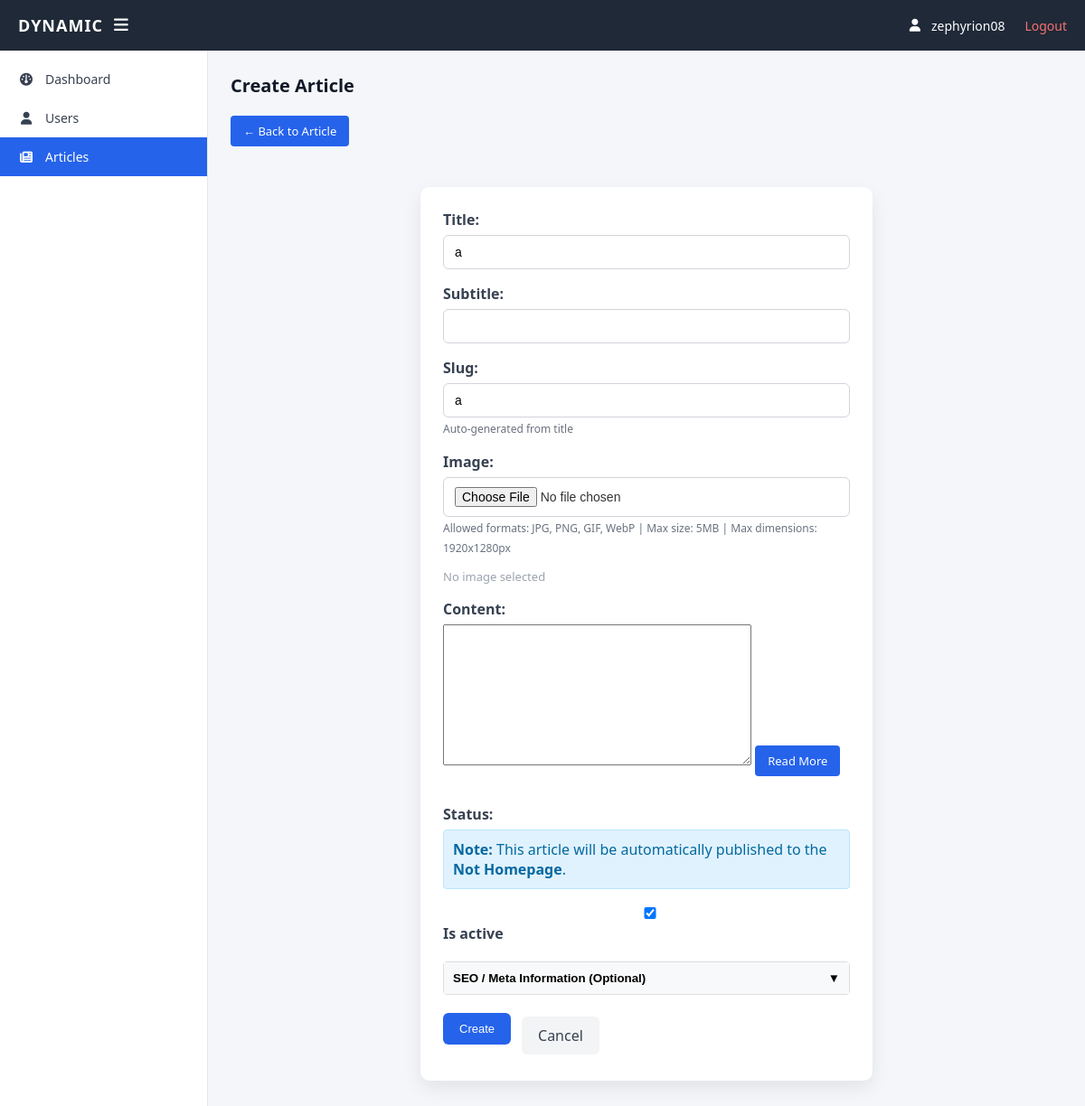
Page /articles/article/edit/a/ (signed in) on the earlier database version.
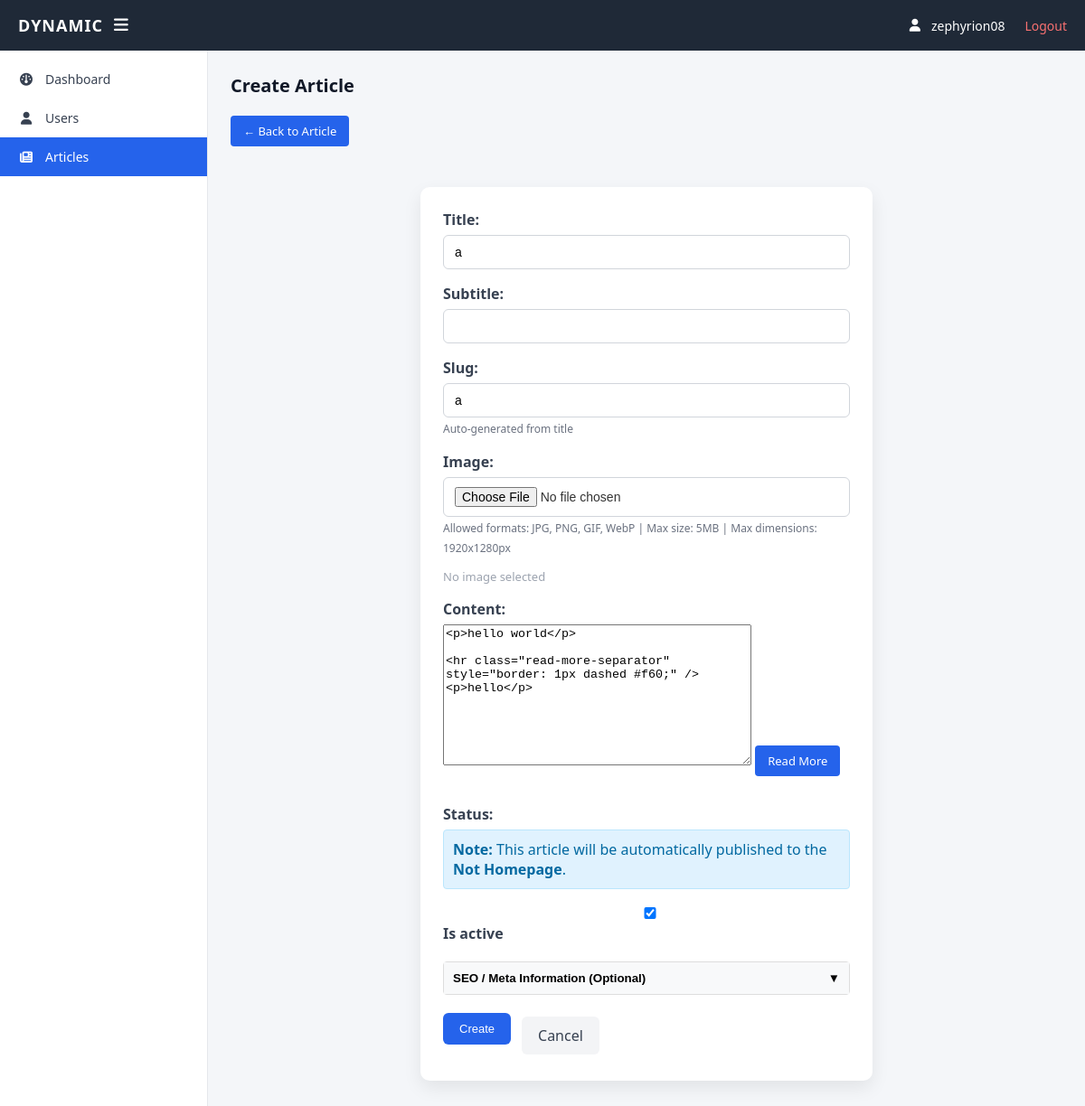
Same page on the later database version.
### articles/models.py (models this page shows, shortened)
class Article(models.Model):
    title = models.CharField(max_length=255)
    subtitle = models.CharField(max_length=255, blank=True)
    slug = models.SlugField(unique=True, blank=True)
    image = models.ImageField(upload_to='articles/', blank=True, null=True)
    content = RichTextUploadingField(blank=True)
    show_on_homepage = models.BooleanField(default=False)
    is_active = models.BooleanField(default=True)
    author = models.ForeignKey(User, on_delete=models.SET_NULL, null=True, blank=True)
    created_at = models.DateTimeField(auto_now_add=True)
    updated_at = models.DateTimeField(auto_now=True)
    position = models.PositiveIntegerField(default=0)
    meta_title = models.CharField(
        max_length=255,
        blank=True,
        help_text="The title displayed on search engine results (SEO Title)."
    )
    meta_description = models.TextField(
        max_length=160,
        blank=True,
        help_text="A short summary of the article for search engines."
    )
    meta_keywords = models.CharField(
        max_length=255,
        blank=True,
        help_text="Keywords separated by commas."
    )
    class Meta:
        ordering = ['position']

### articles/views.py (the view)
# urls.py: path('article/edit/<slug:slug>/', views.article_edit, name='article_edit'),
@login_required
def article_edit(request, slug):
    article = get_object_or_404(Article, slug=slug)
    if request.method == "POST":
        form = ArticleForm(request.POST, request.FILES, instance=article)
        if form.is_valid():
            form.save()
            messages.success(request, "Article updated successfully!")
            return redirect("article_list")
        else:
            messages.error(request, "Please fix the errors below.")
    else:
        form = ArticleForm(instance=article)
    return render(request, "articles/form.html", {
        "form": form,
        "is_edit": True,
        "article": article,
    })

### articles/forms.py (shortened to what this page needs)
class ArticleForm(forms.ModelForm):
    remove_image = forms.CharField(widget=forms.HiddenInput(), required=False, initial='0')
    slug = forms.CharField(
        required=False,
        help_text="Auto-generated from title",
        widget=forms.TextInput(attrs={"readonly": "readonly"})
    )
    class Meta:
        model = Article
        fields = [
            'title', 'subtitle', 'slug', 'image', 'content',
            'show_on_homepage', 'is_active','meta_title', 'meta_description', 'meta_keywords'
        ]
        widgets = {
            'image': forms.FileInput(),
            'meta_description': forms.Textarea(attrs={'rows': 3, 'placeholder': 'Write SEO summary...'}),
            'meta_title': forms.TextInput(attrs={'placeholder': 'SEO Title...'}),
            'meta_keywords': forms.TextInput(attrs={'placeholder': 'tag1, tag2...'}),
        }

### templates/articles/form.html (shortened to what this page needs)
{% extends "base.html" %}
{% block content %}
<h2>Create Article</h2>
<a href="{% url 'article_list' %}{% if force_homepage %}?homepage=yes{% else %}?homepage=no{% endif %}" class="btn">← Back to Article</a>
<div class="form-container">
  <form method="post" enctype="multipart/form-data" data-model="article">
    <div class="form-group">
      {{ form.title.label_tag }}
      {{ form.title }}
    </div>
    <div class="form-group">
      {{ form.subtitle.label_tag }}
      {{ form.subtitle }}
    </div>
    {% if form.slug %}
    <div class="form-group">
      {{ form.slug.label_tag }}
      {{ form.slug }}
      <small class="help-text">{{ form.slug.help_text }}</small>
    </div>
    {% endif %}
    <div class="form-group">
        {{ form.image.label_tag }}
        <div class="input-file-container">
            {{ form.image }}
        </div>
        <small class="help-text">
            Allowed formats: JPG, PNG, GIF, WebP | Max size: 5MB | Max dimensions: 1920x1280px
        </small>
        <div id="imagePreview" class="mt-2">
            <p class="no-image text-muted">No image selected</p>
        </div>
    </div>
    <div class="form-group">
      {{ form.content.label_tag }}
      {{ form.content }}
      <a class="btn medium bg-orange mrg5T"
        title="Read More"
        id="readMore"
        href="javascript:void(0);">
            <span class="button-content">Read More</span>
        </a>
    </div>
    <div class="form-group">
        <label>Status:</label>
        <div style="background:#e0f2fe; color:#0369a1; padding:10px; border-radius:4px; border:1px solid #bae6fd;">
            <strong>Note:</strong> This article will be automatically published to the
            <b>{% if force_homepage %}Homepage{% else %}Not Homepage{% endif %}</b>.
        </div>
    </div>
    <div class="form-group checkbox-group">
        <label for="{{ form.is_active.id_for_label }}">
            {{ form.is_active }} {{ form.is_active.label }}
        </label>
    </div>
    <div class="meta-collapsible-wrapper" style="margin-top: 20px; border: 1px solid #ddd; border-radius: 4px;">
    <button type="button" id="toggleMeta" class="btn-secondary" style="width: 100%; text-align: left; padding: 10px; background: #f8f9fa; border: none; cursor: pointer; display: flex; justify-content: space-between; align-items: center;">
        <span style="font-weight: bold;">SEO / Meta Information (Optional)</span>
        <span id="metaStatusIcon">▼</span>
    </button>
</div>
    <div class="form-actions">
      <button type="submit" class="btn">Create</button>
      <a href="{% url 'article_list' %}{% if force_homepage %}?homepage=yes{% else %}?homepage=no{% endif %}" class="btn-cancel">Cancel</a>
    </div>
  </form>
</div>
{% endblock %}

Differences in the rows shown:
removed Article: title "a", slug "a", is_active "☑"
added Article: title "a", slug "a", content "<p>hello world</p> <hr class=\"read-more-separator\" style=\"border: 1px dashed #f60;\" /> <p>hello</p>", is_active "☑"
